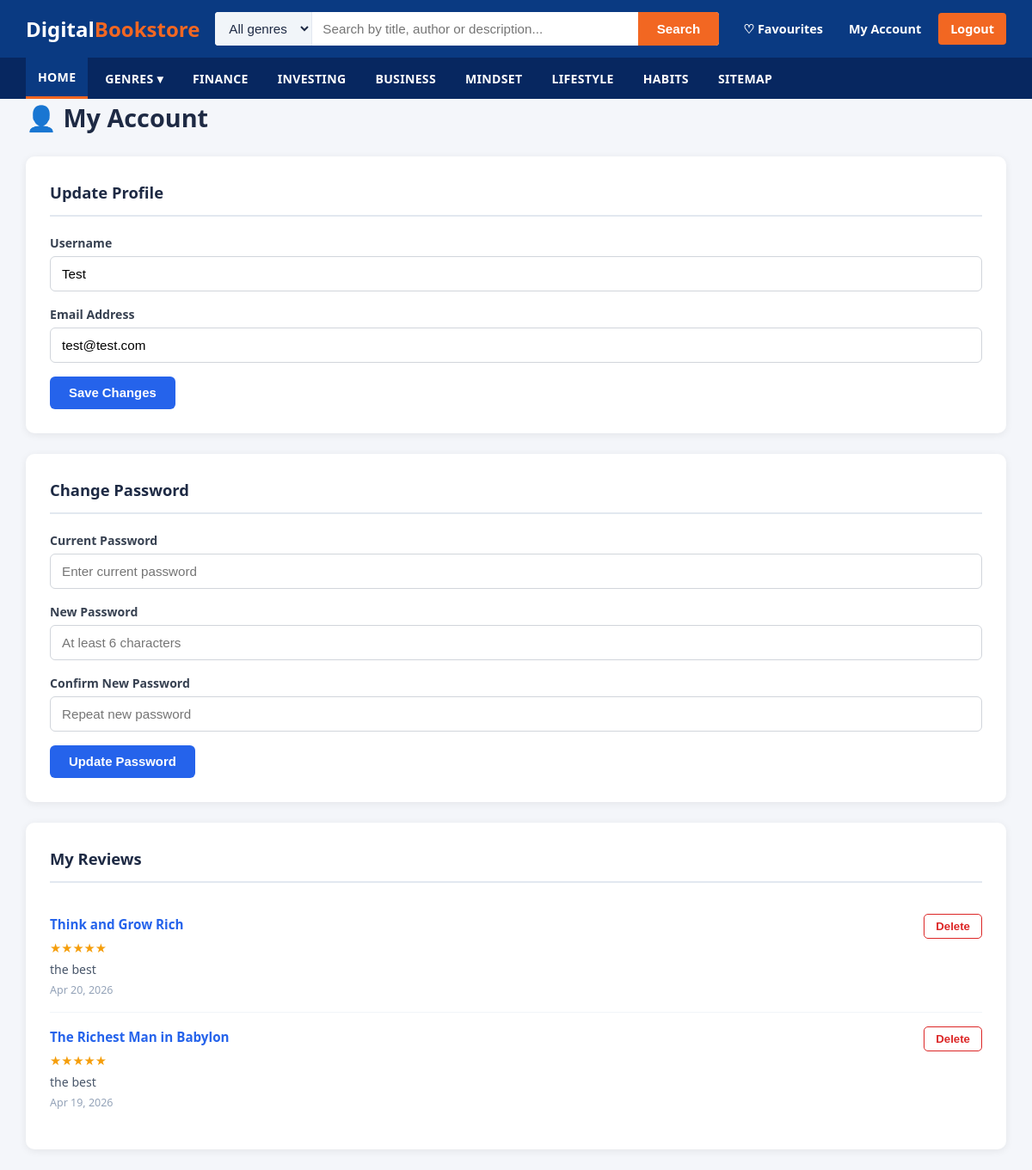
The app's page /account.php (signed in) with its own data.
### tables this page shows
CREATE TABLE `users` (
  `id` int(11) NOT NULL AUTO_INCREMENT,
  `name` varchar(100) NOT NULL,
  `email` varchar(100) NOT NULL,
  `password` varchar(255) DEFAULT NULL,
  PRIMARY KEY (`id`),
  UNIQUE KEY `email` (`email`)
);

CREATE TABLE `reviews` (
  `id` int(11) NOT NULL AUTO_INCREMENT,
  `book_id` int(11) NOT NULL,
  `user_id` int(11) NOT NULL,
  `rating` int(11) NOT NULL CHECK (`rating` between 1 and 5),
  `comment` text DEFAULT NULL,
  `created_at` timestamp NOT NULL DEFAULT current_timestamp(),
  PRIMARY KEY (`id`),
  KEY `book_id` (`book_id`),
  KEY `user_id` (`user_id`),
  CONSTRAINT `reviews_ibfk_1` FOREIGN KEY (`book_id`) REFERENCES `books` (`id`),
  CONSTRAINT `reviews_ibfk_2` FOREIGN KEY (`user_id`) REFERENCES `users` (`id`)
);

CREATE TABLE `books` (
  `id` int(11) NOT NULL AUTO_INCREMENT,
  `title` varchar(255) NOT NULL,
  `author` varchar(255) NOT NULL,
  `genre` varchar(50) DEFAULT NULL,
  `description` text NOT NULL,
  `image` varchar(255) NOT NULL,
  PRIMARY KEY (`id`)
);

### account.php (the view, shortened to what this page needs)
<?php
include 'db.php';
$uid     = $_SESSION['user_id'];
$user    = mysqli_fetch_assoc(mysqli_query($conn, "SELECT * FROM users WHERE id=$uid"));
$reviews = mysqli_query($conn, "SELECT r.*, b.title AS book_title FROM reviews r
    INNER JOIN books b ON r.book_id = b.id
    WHERE r.user_id=$uid ORDER BY r.created_at DESC");
?>
<!DOCTYPE html>
<html lang="en">
<head>
</head>
<body>
<?php include 'navbar.php'; ?>
<div class="container">
    <h1>👤 My Account</h1>
    <div class="card">
        <h2>Update Profile</h2>
        <form method="POST">
            <div class="form-group">
                <label>Username</label>
                <input type="text" name="username" value="<?php echo htmlspecialchars($user['name']); ?>" required>
            </div>
            <div class="form-group">
                <label>Email Address</label>
                <input type="email" name="email" value="<?php echo htmlspecialchars($user['email']); ?>" required>
            </div>
            <button type="submit" class="btn btn-blue">Save Changes</button>
        </form>
    </div>
    <div class="card">
        <h2>Change Password</h2>
        <form method="POST">
            <div class="form-group">
                <label>Current Password</label>
                <input type="password" name="current_password" placeholder="Enter current password" required>
            </div>
            <div class="form-group">
                <label>New Password</label>
                <input type="password" name="new_password" placeholder="At least 6 characters" required>
            </div>
            <div class="form-group">
                <label>Confirm New Password</label>
                <input type="password" name="confirm_password" placeholder="Repeat new password" required>
            </div>
            <button type="submit" class="btn btn-blue">Update Password</button>
        </form>
    </div>
    <div class="card">
        <h2>My Reviews</h2>
        <?php if (mysqli_num_rows($reviews) > 0): ?>
            <?php while ($rev = mysqli_fetch_assoc($reviews)): ?>
            <div class="review-row">
                <div>
                    <div class="rev-title"><a href="book.php?id=<?php echo $rev['book_id']; ?>"><?php echo htmlspecialchars($rev['book_title']); ?></a></div>
                    <div class="rev-stars"><?php for ($i = 1; $i <= 5; $i++) echo $i <= $rev['rating'] ? '★' : '☆'; ?></div>
                    <p class="rev-comment"><?php echo nl2br(htmlspecialchars($rev['comment'])); ?></p>
                    <p class="rev-date"><?php echo date('M d, Y', strtotime($rev['created_at'])); ?></p>
                </div>
                <form method="POST">
                    <button type="submit" class="btn-red" onclick="return confirm('Delete this review?')">Delete</button>
                </form>
            </div>
            <?php endwhile; ?>
        <?php else: ?>
            <div class="no-rev">You haven't written any reviews yet.</div>
        <?php endif; ?>
    </div>
</div>
</body>
</html>

### style.css (style rules this page uses)
* { box-sizing: border-box; margin: 0; padding: 0; }
:root { --bt-blue: #0a3a82; --bt-blue-dark: #072760; --bt-orange: #f26722; --bt-orange-dark: #d9551a; --bt-yellow: #f5b301; --bt-bg: #f4f6fa; --bt-card: #ffffff; --bt-border: #e2e8f0; --bt-text: #1e2a44; --bt-muted: #64748b; --shadow-sm: 0 2px 6px rgba(10,58,130,0.08); --shadow-md: 0 10px 24px rgba(10,58,130,0.12); }
body { font-family: "Segoe UI", Roboto, Arial, sans-serif; background: var(--bt-bg); color: var(--bt-text); line-height: 1.5; }
a { color: var(--bt-blue); text-decoration: none; }
.container { max-width: 1180px; margin: 0 auto; padding: 0 20px; }

### account.php (style rules this page uses)
* { box-sizing: border-box; margin: 0; padding: 0; }
body { font-family: 'Segoe UI', sans-serif; background: #f1f5f9; color: #1e293b; }
.container { max-width: 860px; margin: 30px auto; padding: 0 20px; }
h1 { font-size: 1.8rem; margin-bottom: 24px; }
.card { background: white; border-radius: 10px; padding: 28px; box-shadow: 0 2px 10px rgba(0,0,0,0.07); margin-bottom: 24px; }
.card h2 { font-size: 1.15rem; margin-bottom: 20px; padding-bottom: 12px; border-bottom: 2px solid #e2e8f0; }
.form-group { margin-bottom: 16px; }
.form-group label { display: block; font-weight: 600; font-size: 0.88rem; color: #374151; margin-bottom: 5px; }
.form-group input { width: 100%; padding: 11px 13px; border: 1px solid #d1d5db; border-radius: 6px; font-size: 0.95rem; }
.btn { padding: 11px 22px; border: none; border-radius: 6px; font-size: 0.93rem; font-weight: 600; cursor: pointer; }
.btn-blue { background: #2563eb; color: white; }
.btn-red { background: white; color: #dc2626; border: 1px solid #dc2626; padding: 6px 13px; font-size: 0.83rem; font-weight: 600; cursor: pointer; border-radius: 5px; }
.review-row { display: flex; justify-content: space-between; align-items: flex-start; padding: 16px 0; border-bottom: 1px solid #f1f5f9; }
.review-row:last-child { border-bottom: none; }
.rev-title a { font-weight: 700; color: #2563eb; text-decoration: none; font-size: 0.95rem; }
.rev-stars { color: #f59e0b; font-size: 0.92rem; margin: 4px 0; }
.rev-comment { color: #475569; font-size: 0.88rem; line-height: 1.55; }
.rev-date { color: #94a3b8; font-size: 0.78rem; margin-top: 4px; }

### records on screen
users: username "Test", email "test@test.com"
reviews: book.title "Think and Grow Rich", rating 5 (drawn), comment "the best", created_at "Apr 20, 2026"
reviews: book.title "The Richest Man in Babylon", rating 5 (drawn), comment "the best", created_at "Apr 19, 2026"

### other values on screen
$g "FINANCE"
$g "INVESTING"
$g "BUSINESS"
$g "MINDSET"
$g "LIFESTYLE"
$g "HABITS"
